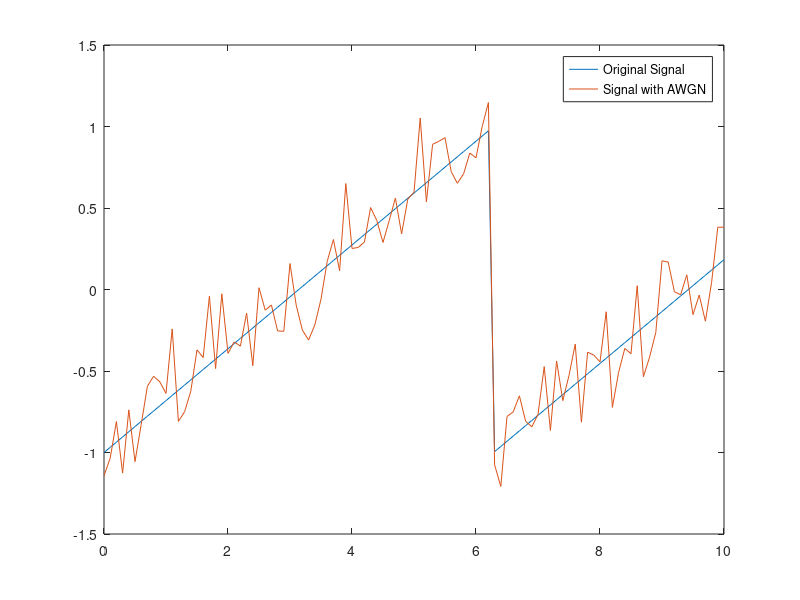
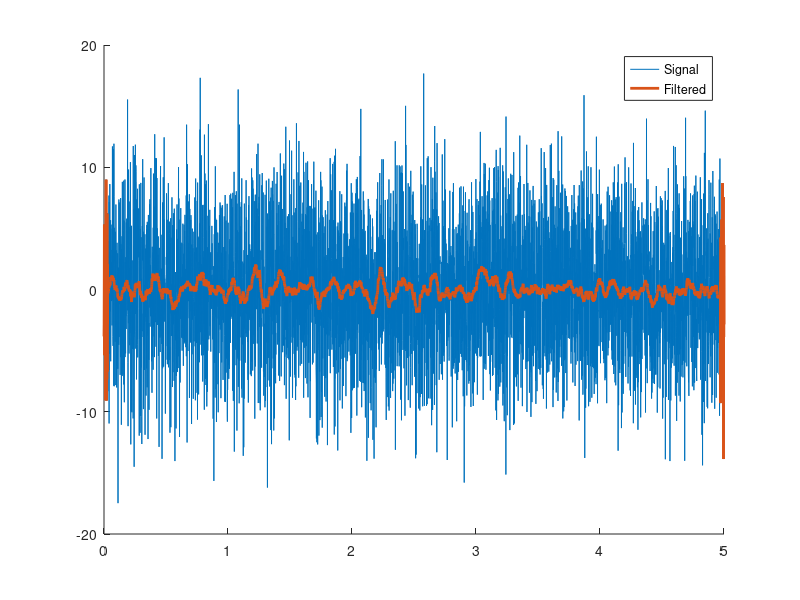

MATLAB code to generate these figures, in order:
%%
%     Curso do canal ExataMenteS
%     Aula 61 - Filtros de Media
%     Se inscreva no canal e nos ajude a crescer <3
%     https://www.youtube.com/channel/UCZyFebN0_gF2yy5fhVhlXtA
%     Professor: Joao Pinheiro
%     Copyright https://github.com/joaomh
%%
% Intro
figure(1), clf

t = (0:0.1:10)';
x = sawtooth(t);
y = awgn(x,10,'measured');
plot(t,[x y])
legend('Original Signal','Signal with AWGN')

%% Mean Filter
% Create signal
FreqHz = 1000; % Hz
time  = 0:1/FreqHz:5;
N     = length(time);
P     = 5; % poles for random interpolation, this gives the up and down of the signal

% Noise level
NoiseAmp = 5; 

% Amplitude modulator and noise level
Ampl   = interp1(rand(P,1),linspace(1,P,N));     % use interp1 to create a p-pole time series
Noise  = NoiseAmp * randn(size(time));           % random numbers scaled by noiseamp
Signal = Ampl .* sin( 2*pi * time * 5 ) + Noise; % ampl times sine wave plus noise

% Initialize filtered signal vector
FilterSignal = Signal; % zeros( size(signal) )

% Implement the running mean filter
k = 30; 
for i = k+1:N-k
    % Each point is the average of k surrounding points
    FilterSignal(i) = mean( Signal(i-k:i+k) );
end

% Plot the signals
figure(2), clf, hold on
plot(time,Signal, time, FilterSignal, 'linew', 2)
legend({'Signal';'Filtered'})
zoom on
